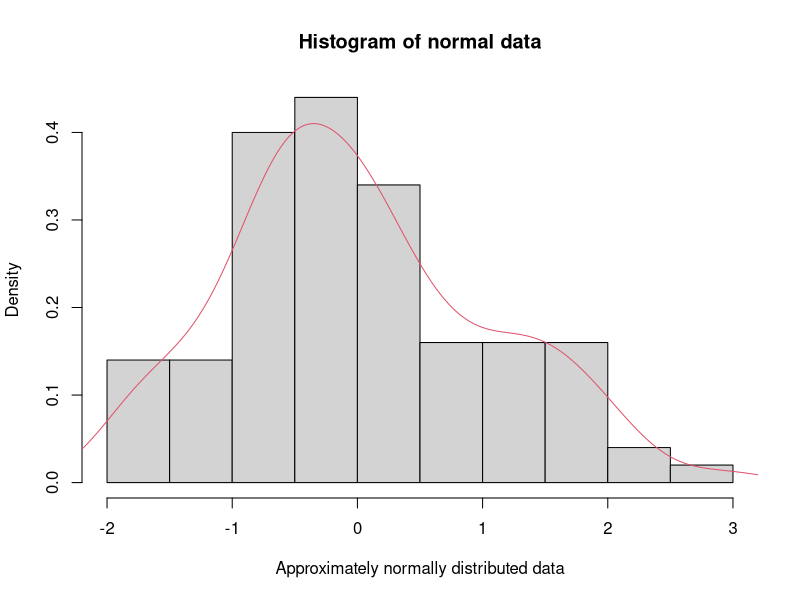
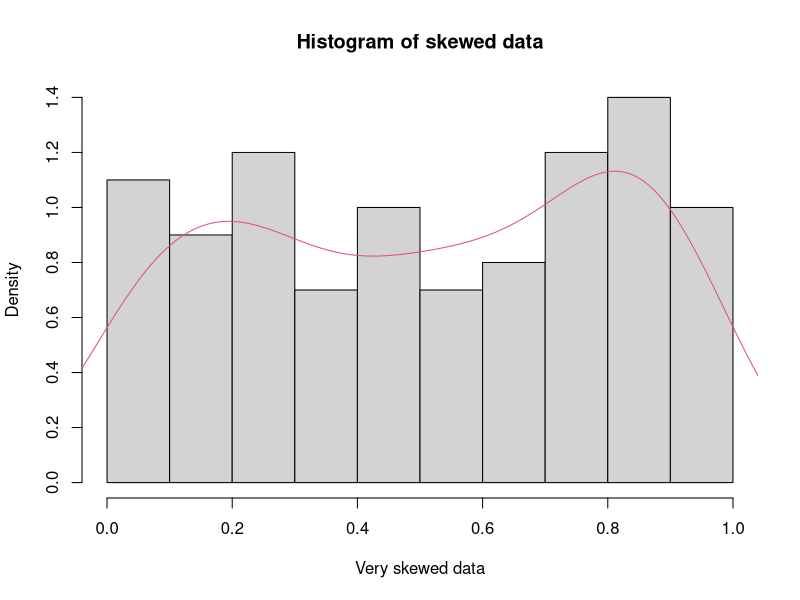
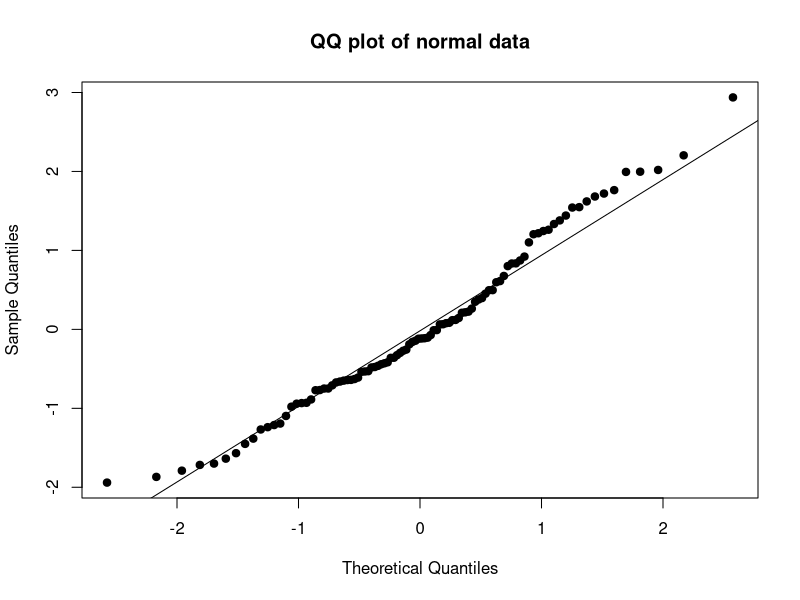
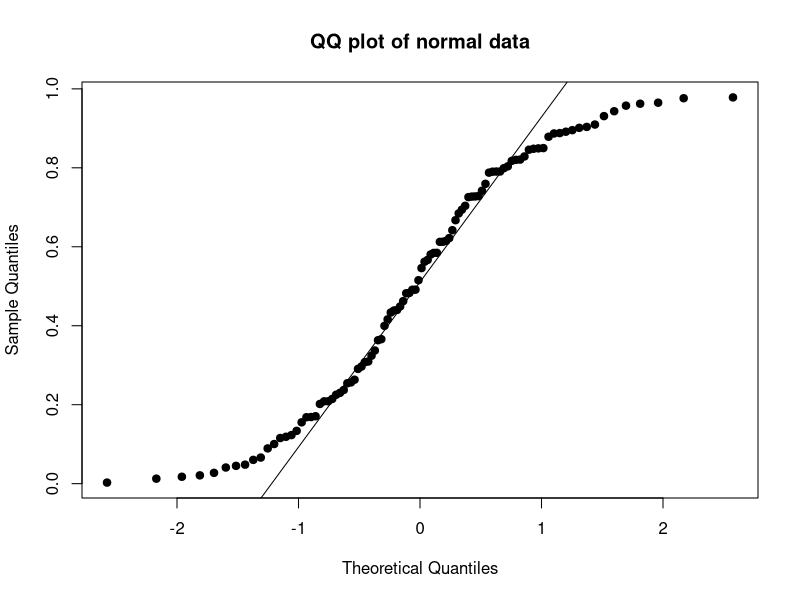
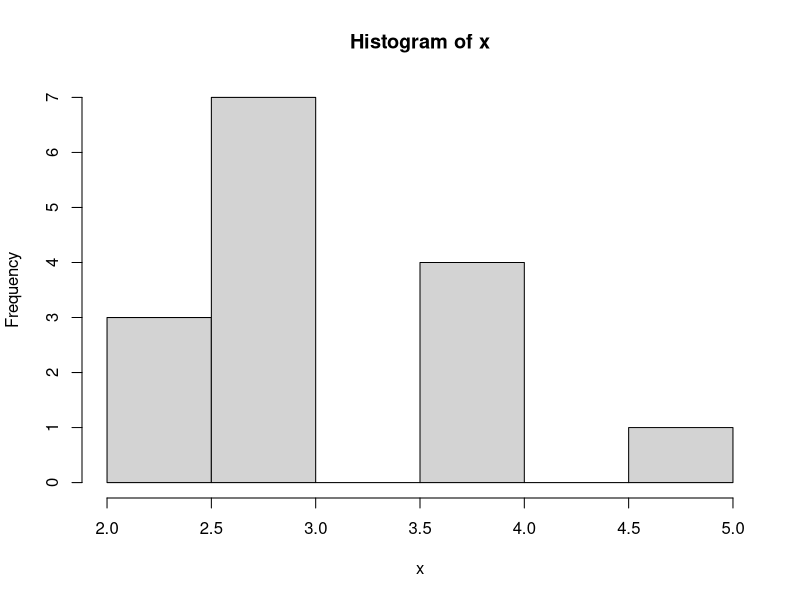
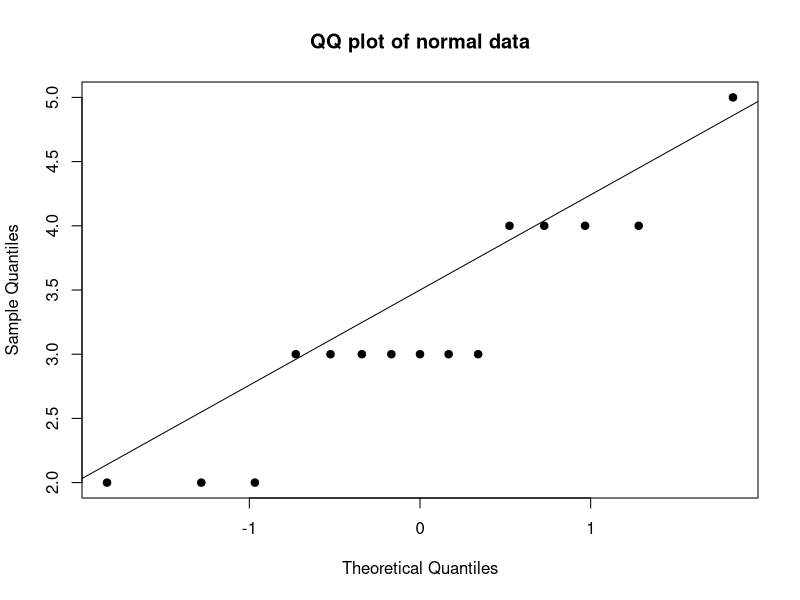
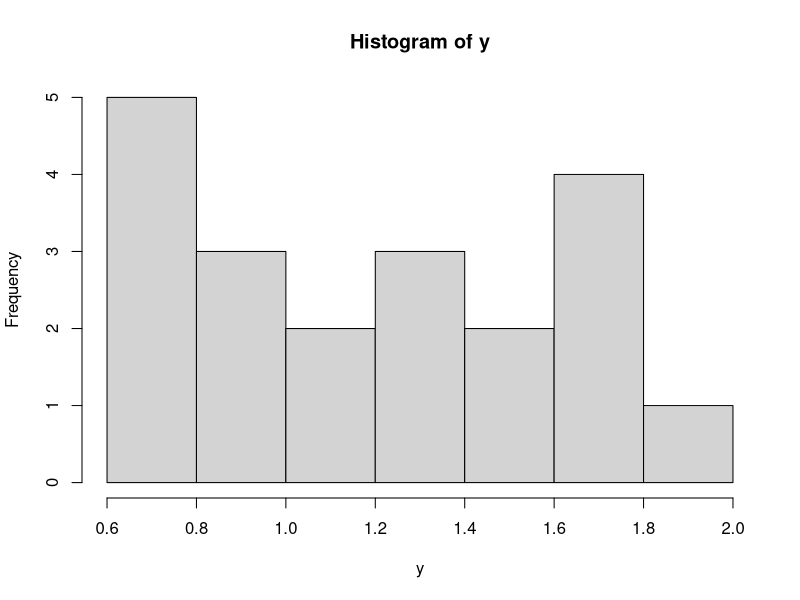
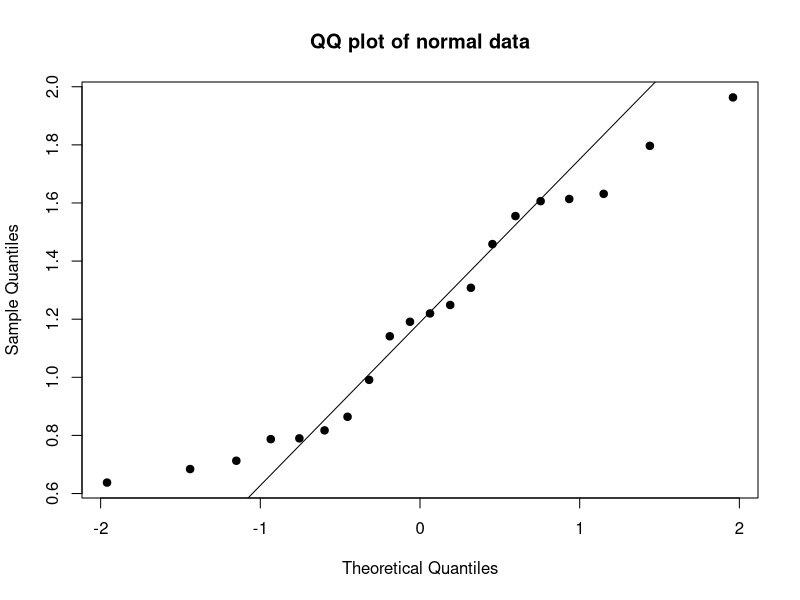

Reproduce these figures in R, in order.
normal = rnorm(100); 
not_normal = runif(100)
hist(normal,probability=T, main="Histogram of normal data",
     xlab="Approximately normally distributed data")
lines(density(normal),col=2)
hist(not_normal,probability=T, main="Histogram of skewed data",
     xlab="Very skewed data")
lines(density(not_normal),col=2)

qqnorm(normal,main="QQ plot of normal data",pch=19)
qqline(normal)

qqnorm(not_normal,main="QQ plot of normal data",pch=19)
qqline(not_normal)

# Shapiro-Wilk normality test
shapiro.test(normal)
shapiro.test(not_normal)

# Kolmogorov-Smirnov test
ks.test(normal,"pnorm",mean(normal),sd(normal))
# Kolmogorov-Smirnov test 
# Why it passed the normality test while it is NOT normal?
ks.test(not_normal,"pnorm",mean(not_normal),sd(not_normal))


# Some mistakes in normality check tests

set.seed(12345)
x <- runif(50,2,4)
ks.test(x,"pnorm",mean(x),sd(x))

# Cautious Examples in Normality Tests (Small Size)
# Example #1 (Binomial Dist.)
set.seed(100)
x <- rbinom(15,5,.6)
hist(x)
shapiro.test(x)
qqnorm(x,main="QQ plot of normal data",pch=19)
qqline(x)

# Example #2 (Logarithm)
y <- rlnorm(20,0,.4)
hist(y)
shapiro.test(y)
qqnorm(y,main="QQ plot of normal data",pch=19)
qqline(y)

# Example #3 (Uniform Dist.)
z <- runif(500)
hist(z)
qqnorm(z,main="QQ plot of normal data",pch=19)
qqline(z)
shapiro.test(z)

# Cautious Examples in Normality Tests (Large Size)
# Example #4 (t Dist.)
install.packages("nortest")
library(nortest)
x <- rt(500000,200)
# Anderson-Darling normality test
ad.test(x)
qqnorm(x)
hist(x)
